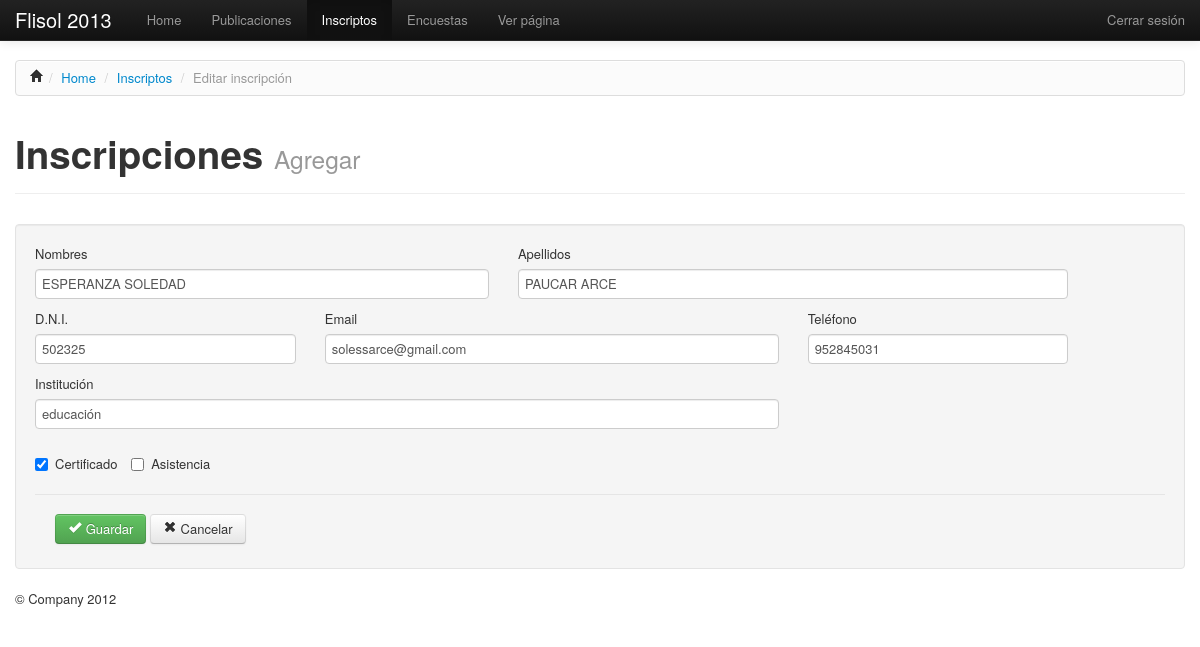
The page /admin/inscriptos/editar.php?id=1 (signed in) on the database its author committed.
### tables this page shows
CREATE TABLE IF NOT EXISTS `inscriptos` (
  `id` int(11) NOT NULL AUTO_INCREMENT,
  `dni` varchar(8) DEFAULT NULL,
  `nombres` varchar(120) NOT NULL,
  `apellidos` varchar(120) NOT NULL,
  `email` varchar(200) DEFAULT NULL,
  `telefono` varchar(15) DEFAULT NULL,
  `organizacion` varchar(225) DEFAULT NULL,
  `fecha_registro` datetime DEFAULT NULL,
  `certificado` tinyint(1) DEFAULT NULL COMMENT '0 -> no quiere certificado\n1 -> con certificado',
  `asistencia` tinyint(1) DEFAULT NULL COMMENT '0 -> no asistio\n1->asistio al evento',
  PRIMARY KEY (`id`)
);

### config/conexion.php (called while the page is built, shortened)
<?php
function conectar(){
	$conexion=mysql_connect(BD_HOST,BD_USUARIO,BD_PASSWORD);
	return($conexion);
}
function query($consulta){
	$data=mysql_query($consulta);
	$tupla=mysql_fetch_array($data);
	return($tupla);
}
?>

### admin/inscriptos/editar.php (the view, shortened to what this page needs)
<?php
	require_once('../../config/conexion.php');
?>
	<div class="navbar navbar-inverse navbar-fixed-top">
		<div class="navbar-inner">
			<div class="container">
				<a class="brand" href="#">Flisol 2013</a>
				<div class="nav-collapse">
					<ul class="nav">
						<li><a href="#">Home</a></li>
						<li><a href="../publicaciones">Publicaciones</a></li>
						<li class="active"><a href="../inscriptos">Inscriptos</a></li>
						<li><a href="../encuestas">Encuestas</a></li>
						<li><a href="../../index.php" target="_blank">Ver página</a></li>
					</ul>
					<p class="navbar-text pull-right right-menu">
						<a href="../verificar.php?opcion=logout" class="navbar-link">Cerrar sesión</a>
					</p>
				</div>
			</div>
		</div>
	</div>
	<div class="container">
		<ul class="breadcrumb">
			<li><a href="#"><i class="icon-home"></i></a><span class="divider">/</span>
			</li>
	    	<li><a href="#">Home</a> <span class="divider">/</span></li>
	    	<li><a href="../inscriptos">Inscriptos</a> <span class="divider">/</span></li>
	    	<li class="active">Editar inscripción</li>
    	</ul>
    	<div class="row-fluid">
    		<div class="span12">
    			<div class="page-header">
					<h1>Inscripciones
						<small>Agregar</small>
					</h1>
				</div>
				<?php
					$id = $_GET['id'];
					$inscripto = query("SELECT * FROM inscriptos WHERE id = $id");
				?>
    			<div class="well">
    					<form action="agregar.php" id="publicaciones" method="post" accept-charset="utf-8">
    						<div class="row-fluid">
    							<div class="span5">
	    							<label for="InscripcionNombres">Nombres</label>
	    							<input name="nombres" class="span12" maxlength="120" type="text" id="InscripcionNombres" required="required" value="<?php echo $inscripto['nombres'];?>"/>
    							</div>
    							<div class="span6">
    								<label for="InscripcionApellidos">Apellidos</label>
    								<input name="apellidos" class="span12" maxlength="120" type="text" id="InscripcionApellidos" value="<?php echo $inscripto['apellidos'];?>" required="required" />
    							</div>
    						</div>
    						<div class="row-fluid">
    							<div class="span3">
    								<label for="InscripcionDni">D.N.I.</label>
    								<input name="dni" class="span12" maxlength="8" type="text" id="InscripcionDni" value="<?php echo $inscripto['dni'];?>" />
    							</div>
    							<div class="span5">
    								<label for="InscripcionEmail">Email</label>
									<input name="email" class="span12" maxlength="200" type="text" id="InscripcionEmail" value="<?php echo $inscripto['email'];?>" required="required" />
								</div>
								<div class="span3">
									<label for="InscripcionTelefono">Teléfono</label>
    								<input name="telefono" class="span12" maxlength="15" type="text" id="InscripcionTelefono" value="<?php echo $inscripto['telefono'];?>" />
								</div>
    						</div>
    						<div class="control-group">
    							<label for="InscripcionInstitucion">Institución</label>
    							<div class="controls">
    								<input name="institucion" class="span8" maxlength="225" type="text" id="InscripcionInstitucion" value="<?php echo $inscripto['organizacion'];?>" />
    							</div>
    						</div>
    						<div class="control-group">
				    			<label class="checkbox inline">
									<input type="checkbox" name="certificado" value="1" <?php if($inscripto['certificado']):?> checked <?php endif;?> >Certificado
								</label>
								<label class="checkbox inline">
									<input type="checkbox" name="asistencia" value="1" <?php if($inscripto['asistencia']):?> checked <?php endif;?> >Asistencia
								</label>
							</div>
    						<div class="form-actions">
    							<button type="submit" name="actualizar_inscripcion" class="btn btn-success block-menu">
    								<i class="icon-ok icon-white"></i> Guardar</button>
    							<a class="btn block-menu" href="index.php">
									<i class="icon-remove"></i> Cancelar
								</a>
    						</div>
    					</form>
    			</div>
    	</div>
	</div>

### recursos/css/estilo.css (style rules this page uses)
body { padding-top: 60px; font-size: 13px; }
.btn { font-size: 13px; }
.breadcrumb { background-color: #FBFBFB; background-image: -moz-linear-gradient(center top , #FFFFFF, #F5F5F5); background-repeat: repeat-x; border: 1px solid #DDDDDD; box-shadow: 0 1px 0 #FFFFFF inset; list-style: none outside none; margin: 0 0 18px; padding: 7px 14px; }
form { margin: 0; }
.form-actions { padding: 19px 20px 5px; margin-bottom: 0; }
a.block-menu { margin-right: 4px; }

### rows shown on the page
inscriptos: nombres "ESPERANZA SOLEDAD", apellidos "PAUCAR ARCE", dni "502325", email "solessarce@gmail.com", telefono "952845031", institucion "educación", certificado "☑"
